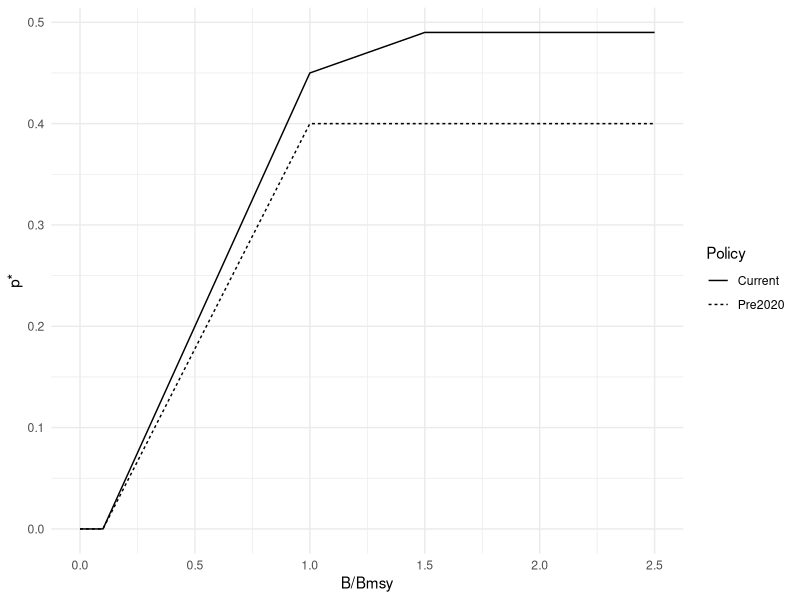
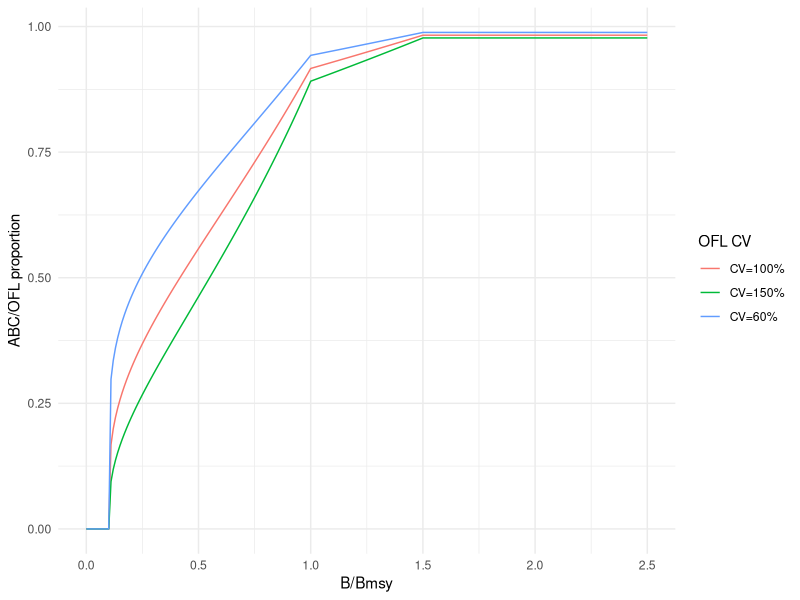

Generate these figures, in order, with R: (Note: this script raises an error after producing the figures.)
## ---- chunk 1
knitr::opts_chunk$set(echo = FALSE, 
                      warning = FALSE,
                      message = FALSE)

library(patchwork)

# can I set up 2 columns with highlight boxes in each? yes

## ---- chunk 2

riskpol <- data.frame(Bfrac = c(0, 0.1, 1.0, 1.5, 2.5),
                      Current = c(0, 0, 0.45, 0.49, 0.49),
                      Pre2020 = c(0, 0, 0.4, 0.4, 0.4)
)

riskpol <- riskpol |>
  tidyr::pivot_longer(-Bfrac, names_to = "pstar")

p1 <- ggplot2::ggplot(riskpol, ggplot2::aes(x=Bfrac, y=value, linetype = pstar)) +
  ggplot2::geom_path(show.legend = TRUE) +
  ggplot2::theme_minimal() +
  ggplot2::xlab("B/Bmsy") +
  ggplot2::ylab("p*") +
  ggplot2::labs(linetype = "Policy")#+
  #theme(legend.position="bottom")

p1
#print(p1, vp=grid::viewport(gp=grid::gpar(cex=1.5)))
## ---- chunk 3

ABCprop <- data.frame(Bfrac = seq(0, 2.5, 0.01)) |>
  dplyr::mutate(pstar = dplyr::case_when(Bfrac <= 0.1 ~ 0,
                                  Bfrac > 0.1 & Bfrac <= 1.0 ~ (Bfrac-0.1)*((0.45-0)/(1-0.1)) ,
                                  Bfrac > 1.0 & Bfrac <= 1.5 ~ (Bfrac-1.0)*((0.49-0.45)/(1.5-1))+0.45,
                                  Bfrac > 1.5 ~ 0.49)) |>
  dplyr::mutate("CV=60%" = qlnorm(pstar, log(1), log(0.60 + 1)),
                "CV=100%" = qlnorm(pstar, log(1), log(1.00 + 1)),
                "CV=150%" = qlnorm(pstar, log(1), log(1.50 + 1))) |>
  tidyr::pivot_longer(-c(Bfrac, pstar), names_to = "CVlevel")
                       

p2 <- ggplot2::ggplot(ABCprop, ggplot2::aes(x=Bfrac, y=value, colour=CVlevel)) +
  ggplot2::geom_line()+  
  ggplot2::theme_minimal() +
  ggplot2::xlab("B/Bmsy") +
  ggplot2::ylab("ABC/OFL proportion") +
  ggplot2::labs(colour = "OFL CV") #+
  #theme(legend.position="bottom")

p2
#print(p2, vp=grid::viewport(gp=grid::gpar(cex=1.5)))
  
## ---- chunk 4

knitr::include_graphics(here::here("onepagers/RiskPolInds.png"))

#See an [example indicator adjusted control rule for northern shrimp](https://www.frontiersin.org/journals/climate/articles/10.3389/fclim.2021.781559/full#supplementaryMaterial) by [Roux et al. 2022](https://www.frontiersin.org/journals/climate/articles/10.3389/fclim.2021.781559/full):     

#knitr::include_graphics("https://raw.githubusercontent.com/sgaichas/HSpresentations/main/docs/images/Rouxetal2022NshrimpbottempHCR.png")
#DFOpandalidHCR
#magick::image_read("https://raw.githubusercontent.com/sgaichas/HSpresentations/main/docs/images/Rouxetal2022NshrimpbottempHCR.png")
